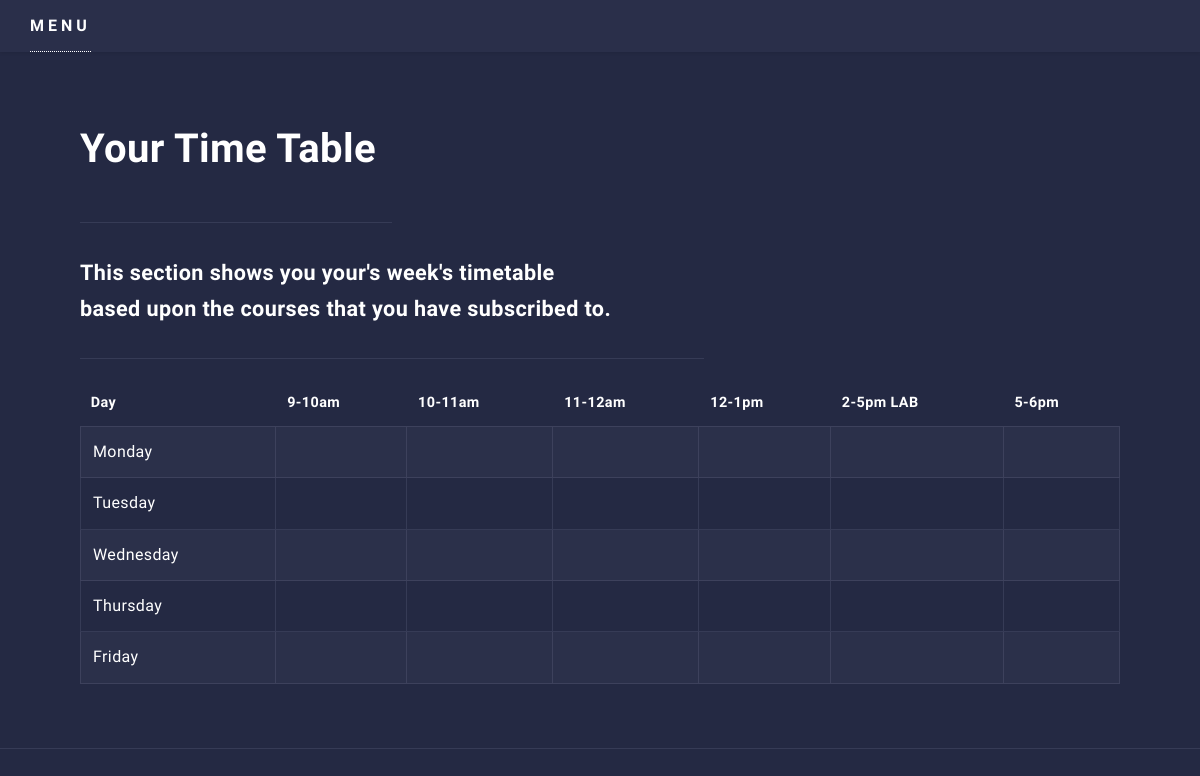
The app's page /render/timetable.php (signed in), older data.
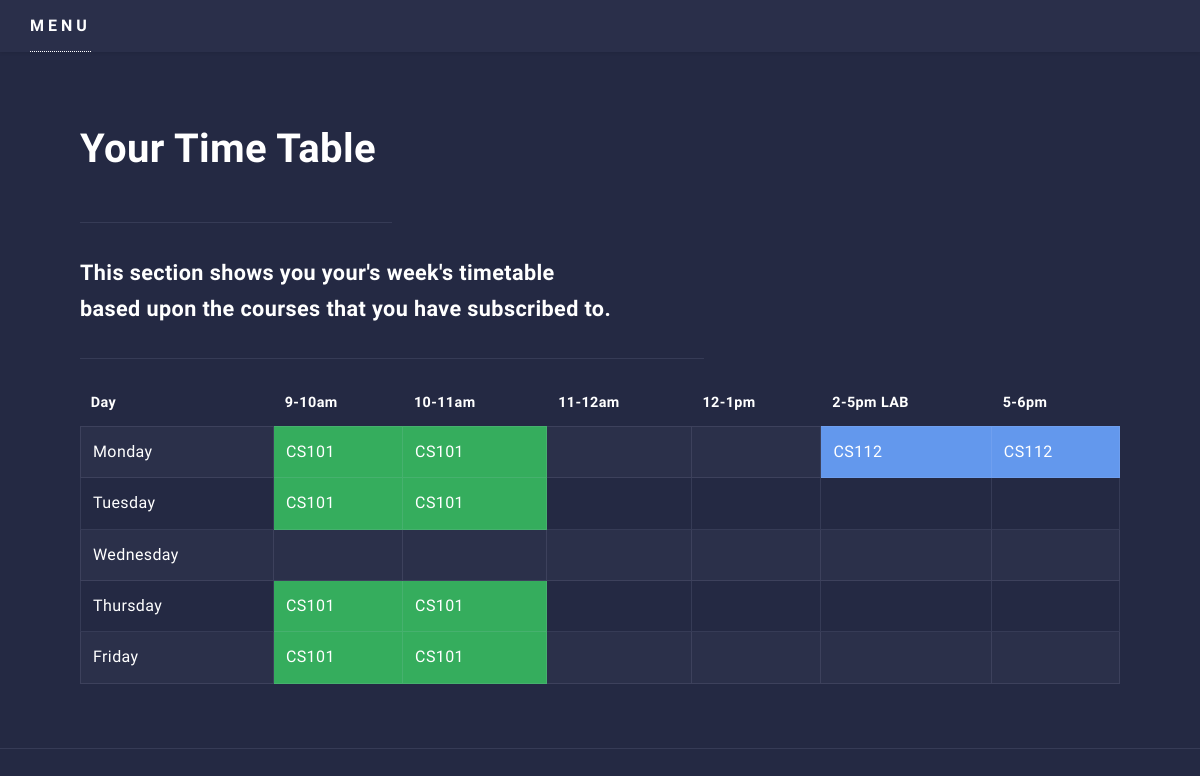
The same page, newer data.
### tables this page shows
CREATE TABLE `ttable` (
  `cID` int(11) NOT NULL,
  `cName` varchar(2000) NOT NULL,
  `cCode` varchar(6) NOT NULL,
  `cColor` varchar(6) DEFAULT '35ad5d',
  `mon` int(11) DEFAULT NULL,
  `mon_` int(11) DEFAULT NULL,
  `tue` int(11) DEFAULT NULL,
  `tue_` int(11) DEFAULT NULL,
  `wed` int(11) DEFAULT NULL,
  `wed_` int(11) DEFAULT NULL,
  `thur` int(11) DEFAULT NULL,
  `thur_` int(11) DEFAULT NULL,
  `fri` int(11) DEFAULT NULL,
  `fri_` int(11) DEFAULT NULL
);

### render/timetable.php (the view, shortened to what this page needs)
<?php
$mon=array();
$tue=array();
$wed=array();
$thur=array();
$fri=array();
$days=['mon','tue','wed','thur','fri'];
$sql = "SELECT `coID` FROM `sublist`  WHERE `uID`= '".$_SESSION['uID']."'";
        	$result = mysqli_query(mysqli_connect(SERVER_ADDRESS,USER_NAME,PASSWORD,DATABASE), $sql);
        	if($result){
				while ($row = mysqli_fetch_array($result, MYSQL_ASSOC)) {
					$sql_ = "SELECT `cCode`,`cColor`,`mon`,`mon_`,`tue`,`tue_`,`wed`,`wed_`,`thur`,`thur_`,`fri`,`fri_` FROM `ttable`  WHERE `cID`= '".$row['coID']."'";
		        	$result_ = mysqli_query(mysqli_connect(SERVER_ADDRESS,USER_NAME,PASSWORD,DATABASE), $sql_);
		        	if($result_){
						while ($row_ = mysqli_fetch_array($result_, MYSQL_ASSOC)) {
							if($row_[$days[0]]){
								if($row_[$days[0]]==900){
									$mon[0]=array($row_['cCode'],$row_['cColor']);
								}
								if($row_[$days[0]]==1000 || ($row_[$days[0]]<1000 && $row_[$days[0].'_']>1000 ) ){
									$mon[1]=array($row_['cCode'],$row_['cColor']);
								}
								if($row_[$days[0]]==1400 || ($row_[$days[0]]<1400 && $row_[$days[0].'_']>1400 ) ){
									$mon[4]=array($row_['cCode'],$row_['cColor']);
								}
								if($row_[$days[0]]==1500 || ($row_[$days[0]]<1500 && $row_[$days[0].'_']>1500 ) ){
									$mon[5]=array($row_['cCode'],$row_['cColor']);
								}
							}else{
								for($i=0;$i<6;$i++){
									$mon[]=['',''];
								}
							}
							if($row_[$days[1]]){
								if($row_[$days[1]]==900){
									$tue[0]=array($row_['cCode'],$row_['cColor']);
								}
								if($row_[$days[1]]==1000 || ($row_[$days[1]]<1000 && $row_[$days[1].'_']>1000 ) ){
									$tue[1]=array($row_['cCode'],$row_['cColor']);
								}
							}else{
								for($i=0;$i<6;$i++){
									$tue[]=['',''];
								}
							}
							if($row_[$days[2]]){
								if($row_[$days[2]]==900){
									$wed[0]=array($row_['cCode'],$row_['cColor']);
								}
								if($row_[$days[2]]==1000 || ($row_[$days[2]]<1000 && $row_[$days[2].'_']>1000 ) ){
									$wed[1]=array($row_['cCode'],$row_['cColor']);
								}
								if($row_[$days[2]]==1100 || ($row_[$days[2]]<1100 && $row_[$days[2].'_']>1100 ) ){
									$wed[2]=array($row_['cCode'],$row_['cColor']);
								}
								if($row_[$days[2]]==1200 || ($row_[$days[2]]<1200 && $row_[$days[2].'_']>1200 ) ){
									$wed[3]=array($row_['cCode'],$row_['cColor']);
								}
								if($row_[$days[2]]==1400 || ($row_[$days[2]]<1400 && $row_[$days[2].'_']>1400 ) ){
									$wed[4]=array($row_['cCode'],$row_['cColor']);
								}
								if($row_[$days[2]]==1500 || ($row_[$days[2]]<1500 && $row_[$days[2].'_']>1500 ) ){
									$wed[5]=array($row_['cCode'],$row_['cColor']);
								}
							}else{
								for($i=0;$i<6;$i++){
									$wed[]=['',''];
								}
							}
							if($row_[$days[3]]){
								if($row_[$days[3]]==900){
									$thur[0]=array($row_['cCode'],$row_['cColor']);
								}
								if($row_[$days[3]]==1000 || ($row_[$days[3]]<1000 && $row_[$days[3].'_']>1000 ) ){
									$thur[1]=array($row_['cCode'],$row_['cColor']);
								}
							}else{
								for($i=0;$i<6;$i++){
									$thur[]=['',''];
								}
							}
							if($row_[$days[4]]){
								if($row_[$days[4]]==900){
									$fri[0]=array($row_['cCode'],$row_['cColor']);
								}
								if($row_[$days[4]]==1000 || ($row_[$days[4]]<1000 && $row_[$days[4].'_']>1000 ) ){
									$fri[1]=array($row_['cCode'],$row_['cColor']);
								}
							}else{
								for($i=0;$i<6;$i++){
									$fri[]=['',''];
								}
							}
						}
						for ($i=0;$i<6;$i++){
							if(!isset($mon[$i])){
								$mon[$i]=array(' ','');
							}
						}
						for ($i=0;$i<6;$i++){
							if(!isset($tue[$i])){
								$tue[$i]=array(' ','');
							}
						}
						for ($i=0;$i<6;$i++){
							if(!isset($thur[$i])){
								$thur[$i]=array(' ','');
							}
						}
						for ($i=0;$i<6;$i++){
							if(!isset($fri[$i])){
								$fri[$i]=array(' ','');
							}
						}
					}
				}
			}
?>
<!DOCTYPE HTML>
<html>
	<head>
		<link rel="stylesheet" href="assets/timetable/css/main.css" />
	</head>
	<body>
			<div id="wrapper">
					<header id="header">
							<a href="#menu" style="margin-left:30px ;">Menu</a>
					</header>
					<div id="main" class="alt">
							<section id="one">
								<div class="inner">
									<header class="major">
										<h1>Your Time Table</h1><hr style="width: 30%">
										<h3>This section shows you your's week's timetable<br>based upon the courses that you have subscribed to.</h3>
									</header><hr style="width: 60%">
													<div class="table-wrapper">
														<table class="alt">
															<thead>
																<tr>
																	<th>Day</th>
																	<th>9-10am</th>
																	<th>10-11am</th>
																	<th>11-12am</th>
																	<th>12-1pm</th>
																	<th>2-5pm LAB</th>
																	<th>5-6pm</th>
																</tr>
															</thead>
															<tbody>
																<tr>
																	<td>Monday</td>
																	<?php echo"<td style='background:#".$mon[0][1]."'>".$mon[0][0]."</td>";  ?>
																	<?php echo"<td style='background:#".$mon[1][1]."'>".$mon[1][0]."</td>";  ?>
																	<?php echo"<td style='background:#".$mon[2][1]."'>".$mon[2][0]."</td>";  ?>
																	<?php echo"<td style='background:#".$mon[3][1]."'>".$mon[3][0]."</td>";  ?>
																	<?php echo"<td style='background:#".$mon[4][1]."'>".$mon[4][0]."</td>";  ?>
																	<?php echo"<td style='background:#".$mon[5][1]."'>".$mon[5][0]."</td>";  ?>
																</tr>
																<tr>
																	<td>Tuesday</td>
																	<?php echo"<td style='background:#".$tue[0][1]."'>".$tue[0][0]."</td>";  ?>
																	<?php echo"<td style='background:#".$tue[1][1]."'>".$tue[1][0]."</td>";  ?>
																	<?php echo"<td style='background:#".$tue[2][1]."'>".$tue[2][0]."</td>";  ?>
																	<?php echo"<td style='background:#".$tue[3][1]."'>".$tue[3][0]."</td>";  ?>
																	<?php echo"<td style='background:#".$tue[4][1]."'>".$tue[4][0]."</td>";  ?>
																	<?php echo"<td style='background:#".$tue[5][1]."'>".$tue[5][0]."</td>";  ?>
																</tr>
																<tr>
																	<td>Wednesday</td>
																	<?php echo"<td style='background:#".$wed[0][1]."'>".$wed[0][0]."</td>";  ?>
																	<?php echo"<td style='background:#".$wed[1][1]."'>".$wed[1][0]."</td>";  ?>
																	<?php echo"<td style='background:#".$wed[2][1]."'>".$wed[2][0]."</td>";  ?>
																	<?php echo"<td style='background:#".$wed[3][1]."'>".$wed[3][0]."</td>";  ?>
																	<?php echo"<td style='background:#".$wed[4][1]."'>".$wed[4][0]."</td>";  ?>
																	<?php echo"<td style='background:#".$wed[5][1]."'>".$wed[5][0]."</td>";  ?>
																</tr>
																<tr>
																	<td>Thursday</td>
																	<?php echo"<td style='background:#".$thur[0][1]."'>".$thur[0][0]."</td>";  ?>
																	<?php echo"<td style='background:#".$thur[1][1]."'>".$thur[1][0]."</td>";  ?>
																	<?php echo"<td style='background:#".$thur[2][1]."'>".$thur[2][0]."</td>";  ?>
																	<?php echo"<td style='background:#".$thur[3][1]."'>".$thur[3][0]."</td>";  ?>
																	<?php echo"<td style='background:#".$thur[4][1]."'>".$thur[4][0]."</td>";  ?>
																	<?php echo"<td style='background:#".$thur[5][1]."'>".$thur[5][0]."</td>";  ?>
																</tr>
																<tr>
																	<td>Friday</td>
																	<?php echo"<td style='background:#".$fri[0][1]."'>".$fri[0][0]."</td>";  ?>
																	<?php echo"<td style='background:#".$fri[1][1]."'>".$fri[1][0]."</td>";  ?>
																	<?php echo"<td style='background:#".$fri[2][1]."'>".$fri[2][0]."</td>";  ?>
																	<?php echo"<td style='background:#".$fri[3][1]."'>".$fri[3][0]."</td>";  ?>
																	<?php echo"<td style='background:#".$fri[4][1]."'>".$fri[4][0]."</td>";  ?>
																	<?php echo"<td style='background:#".$fri[5][1]."'>".$fri[5][0]."</td>";  ?>
																</tr>
															</tbody>
														</table>
													</div>
											</div>
										</div>
								</div>
	</body>
</html>

### assets/timetable/css/main.css (style rules this page uses)
html, body, div, span, applet, object, iframe, h1, h2, h3, h4, h5, h6, p, blockquote, pre, a, abbr, acronym, address, big, cite, code, del, dfn, em, img, ins, kbd, q, s, samp, small, strike, strong, sub, sup, tt, var, b, u, i, center, dl, dt, dd, ol, ul, li, fieldset, form, label, legend, table, caption, tbody, tfoot, thead, tr, th, td, article, aside, canvas, details, embed, figure, figcaption, footer, header, hgroup, menu, nav, output, ruby, section, summary, time, mark, audio, video { margin: 0; padding: 0; border: 0; font-size: 100%; font: inherit; vertical-align: baseline; }
article, aside, details, figcaption, figure, footer, header, hgroup, menu, nav, section { display: block; }
body { line-height: 1; }
table { border-collapse: collapse; border-spacing: 0; }
body { -webkit-text-size-adjust: none; }
*, *:before, *:after { -moz-box-sizing: border-box; -webkit-box-sizing: border-box; box-sizing: border-box; }
body { -ms-overflow-style: scrollbar; }
body { background: #242943; }
body, input, select, textarea { color: #ffffff; font-family: "Source Sans Pro", Helvetica, sans-serif; font-size: 17pt; font-weight: 300; letter-spacing: 0.025em; line-height: 1.65; }
@media screen and (max-width: 1680px) { body, input, select, textarea { font-size: 14pt; } }
@media screen and (max-width: 1280px) { body, input, select, textarea { font-size: 12pt; } }
a { -moz-transition: color 0.2s ease-in-out, border-bottom-color 0.2s ease-in-out; -webkit-transition: color 0.2s ease-in-out, border-bottom-color 0.2s ease-in-out; -ms-transition: color 0.2s ease-in-out, border-bottom-color 0.2s ease-in-out; transition: color 0.2s ease-in-out, border-bottom-color 0.2s ease-in-out; border-bottom: dotted 1px; color: inherit; text-decoration: none; }
h1, h2, h3, h4, h5, h6 { color: #ffffff; font-weight: 600; line-height: 1.65; margin: 0 0 1em 0; }
h1 { font-size: 2.5em; }
h3 { font-size: 1.35em; }
hr { border: 0; border-bottom: solid 1px rgba(212, 212, 255, 0.1); margin: 2em 0; }
.table-wrapper { -webkit-overflow-scrolling: touch; overflow-x: auto; }
table { margin: 0 0 2em 0; width: 100%; }
table tbody tr { border: solid 1px rgba(212, 212, 255, 0.1); border-left: 0; border-right: 0; }
table tbody tr:nth-child(2n + 1) { background-color: rgba(212, 212, 255, 0.035); }
table td { padding: 0.75em 0.75em; }
table th { color: #ffffff; font-size: 0.9em; font-weight: 600; padding: 0 0.75em 0.75em 0.75em; text-align: left; }
table thead { border-bottom: solid 2px rgba(212, 212, 255, 0.1); }
table.alt { border-collapse: separate; }
table.alt tbody tr td { border: solid 1px rgba(212, 212, 255, 0.1); border-left-width: 0; border-top-width: 0; }
table.alt tbody tr td:first-child { border-left-width: 1px; }
table.alt tbody tr:first-child td { border-top-width: 1px; }
table.alt thead { border-bottom: 0; }
#header { display: -moz-flex; display: -webkit-flex; display: -ms-flex; display: flex; background-color: #2a2f4a; box-shadow: 0 0 0.25em 0 rgba(0, 0, 0, 0.15); cursor: default; font-weight: 600; height: 3.25em; left: 0; letter-spacing: 0.25em; line-height: 3.25em; margin: 0; position: fixed; text-transform: uppercase; top: 0; width: 100%; z-index: 10000; }
#main { background-color: #2a2f4a; }
#main > * { border-top: solid 1px rgba(212, 212, 255, 0.1); }
#main > *:first-child { border-top: 0; }
#main > * > .inner { padding: 4em 0 2em 0 ; margin: 0 auto; max-width: 65em; width: calc(100% - 6em); }
#main.alt { background-color: transparent; border-bottom: solid 1px rgba(212, 212, 255, 0.1); }
#wrapper { -moz-transition: -moz-filter 0.35s ease, -webkit-filter 0.35s ease, opacity 0.375s ease-out; -webkit-transition: -webkit-filter 0.35s ease, -webkit-filter 0.35s ease, opacity 0.375s ease-out; -ms-transition: -ms-filter 0.35s ease, -webkit-filter 0.35s ease, opacity 0.375s ease-out; transition: filter 0.35s ease, -webkit-filter 0.35s ease, opacity 0.375s ease-out; padding-top: 3.25em; }

Row changes from the older to the newer data that the page shows:
now on this page (row edited): ttable: cCode "CS101"
added ttable: cCode "CS112"
